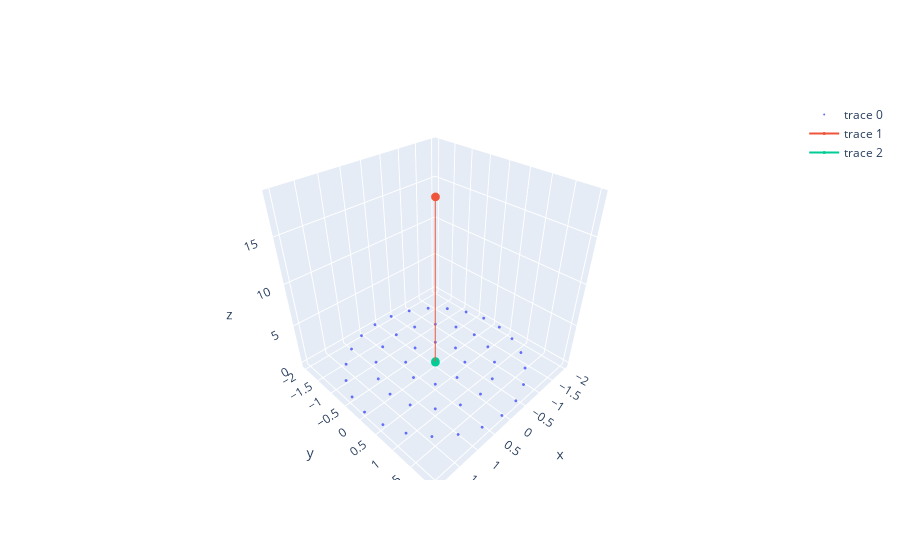

Notebook code for this chart:
### Code cell
#Il faut accepter que le champ soit aberrant sur la surface à cause de la discrétisation -> limite de la modélisation.

k= 1/(4*np.pi*cst.epsilon_0)
test = disque(2, 0 , 0.5)

point = np.array([0,0,0.1])

q = calculer_charge(1e-9, test.nb_points)
u = -1*test.translate(-point)

norme = u.norm()
vect = np.sum(k*q*u.XYZ/norme**3,axis=1)

print(vect)

fig = go.Figure()

fig.add_traces(go.Scatter3d(
    x = test.X,
    y = test.Y,
    z = test.Z,
    mode="markers",
    marker=dict(size=1))
)

fig.add_traces(go.Scatter3d(
    x = [point[0],point[0] + vect[0]],
    y = [point[1],point[1] + vect[1]],
    z = [point[2],point[2] + vect[2]],
    mode="lines+markers",
    marker=dict(size=3))
)

fig.add_traces(go.Scatter3d(
    x = [0, point[0]],
    y = [0, point[1]], 
    z = [0, point[2]],
    mode="lines+markers",
    marker=dict(size=3)))

### Figure 1 — Plotly figure (JSON) as saved in the notebook; plotly's stock layout.template omitted (floating-point values rounded to 4 significant figures)
{"data": [{"marker": {"size": 1}, "mode": "markers", "type": "scatter3d", "x": [0.0, 0.6667, 0.4714, 4.082e-17, -0.4714, -0.6667, -0.4714, -1.225e-16, 0.4714, 1.333, 1.232, 0.9428, 0.5102, 8.164e-17, -0.5102, -0.9428, -1.232, -1.333, -1.232, -0.9428, -0.5102, -2.449e-16, 0.5102, 0.9428, 1.232, 2.0, 1.937, 1.753, 1.458, 1.072, 0.618, 0.1256, -0.3748, -0.8516, -1.275, -1.618, -1.86, -1.984, -1.984, -1.86, -1.618, -1.275, -0.8516, -0.3748, 0.1256, 0.618, 1.072, 1.458, 1.753, 1.937], "y": [0.0, 0.0, 0.4714, 0.6667, 0.4714, 8.164e-17, -0.4714, -0.6667, -0.4714, 0.0, 0.5102, 0.9428, 1.232, 1.333, 1.232, 0.9428, 0.5102, 1.633e-16, -0.5102, -0.9428, -1.232, -1.333, -1.232, -0.9428, -0.5102, 0.0, 0.4974, 0.9635, 1.369, 1.689, 1.902, 1.996, 1.965, 1.81, 1.541, 1.176, 0.7362, 0.2507, -0.2507, -0.7362, -1.176, -1.541, -1.81, -1.965, -1.996, -1.902, -1.689, -1.369, -0.9635, -0.4974], "z": [0.0, 0.0, 0.0, 0.0, 0.0, 0.0, 0.0, 0.0, 0.0, 0.0, 0.0, 0.0, 0.0, 0.0, 0.0, 0.0, 0.0, 0.0, 0.0, 0.0, 0.0, 0.0, 0.0, 0.0, 0.0, 0.0, 0.0, 0.0, 0.0, 0.0, 0.0, 0.0, 0.0, 0.0, 0.0, 0.0, 0.0, 0.0, 0.0, 0.0, 0.0, 0.0, 0.0, 0.0, 0.0, 0.0, 0.0, 0.0, 0.0, 0.0]}, {"marker": {"size": 3}, "mode": "lines+markers", "type": "scatter3d", "x": [0, -4.163e-17], "y": [0, -2.949e-16], "z": [0.1, 18.72]}, {"marker": {"size": 3}, "mode": "lines+markers", "type": "scatter3d", "x": [0, 0], "y": [0, 0], "z": [0, 0.1]}], "layout": {}}
